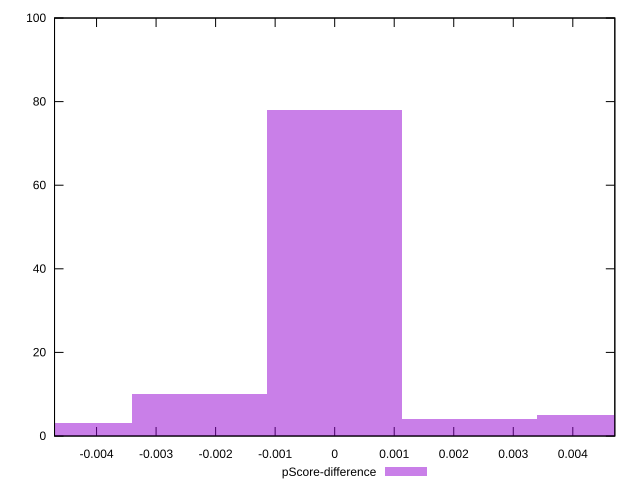

This figure's gnuplot source:
reset

$pScoreDifference <<EOF
0 78
0.0022687126508336357 4
-0.0022687126508336357 10
0.004537425301667271 5
-0.004537425301667271 3
EOF

set key outside below
set boxwidth 0.0022687126508336357
set xrange [-0.004705882352941199:0.00470588235294115]
set yrange [0:100]
set trange [0:100]
set style fill transparent solid 0.5 noborder
set terminal svg size 640, 490 enhanced background rgb 'white'
set output "report_00015_2021-02-09T16-11-33.973Z/unused-javascript/samples/pages+cached/pScore-difference/histogram.svg"

plot $pScoreDifference title "pScore-difference" with boxes

reset
